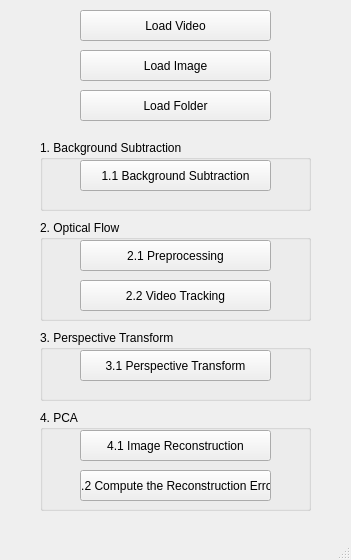
<?xml version="1.0" encoding="UTF-8"?>
<ui version="4.0">
 <class>MainWindow</class>
 <widget class="QMainWindow" name="MainWindow">
  <property name="geometry">
   <rect>
    <x>0</x>
    <y>0</y>
    <width>351</width>
    <height>560</height>
   </rect>
  </property>
  <property name="windowTitle">
   <string>MainWindow</string>
  </property>
  <widget class="QWidget" name="centralwidget">
   <widget class="QPushButton" name="pushButton">
    <property name="geometry">
     <rect>
      <x>80</x>
      <y>10</y>
      <width>191</width>
      <height>31</height>
     </rect>
    </property>
    <property name="text">
     <string>Load Video</string>
    </property>
   </widget>
   <widget class="QPushButton" name="pushButton_2">
    <property name="geometry">
     <rect>
      <x>80</x>
      <y>50</y>
      <width>191</width>
      <height>31</height>
     </rect>
    </property>
    <property name="text">
     <string>Load Image</string>
    </property>
   </widget>
   <widget class="QPushButton" name="pushButton_3">
    <property name="geometry">
     <rect>
      <x>80</x>
      <y>90</y>
      <width>191</width>
      <height>31</height>
     </rect>
    </property>
    <property name="text">
     <string>Load Folder</string>
    </property>
   </widget>
   <widget class="QGroupBox" name="groupBox">
    <property name="geometry">
     <rect>
      <x>40</x>
      <y>140</y>
      <width>271</width>
      <height>71</height>
     </rect>
    </property>
    <property name="title">
     <string>1. Background Subtraction</string>
    </property>
    <widget class="QPushButton" name="pushButton_4">
     <property name="geometry">
      <rect>
       <x>40</x>
       <y>20</y>
       <width>191</width>
       <height>31</height>
      </rect>
     </property>
     <property name="text">
      <string>1.1 Background Subtraction</string>
     </property>
    </widget>
   </widget>
   <widget class="QGroupBox" name="groupBox_2">
    <property name="geometry">
     <rect>
      <x>40</x>
      <y>220</y>
      <width>271</width>
      <height>101</height>
     </rect>
    </property>
    <property name="title">
     <string>2. Optical Flow</string>
    </property>
    <widget class="QPushButton" name="pushButton_5">
     <property name="geometry">
      <rect>
       <x>40</x>
       <y>20</y>
       <width>191</width>
       <height>31</height>
      </rect>
     </property>
     <property name="text">
      <string>2.1 Preprocessing</string>
     </property>
    </widget>
    <widget class="QPushButton" name="pushButton_6">
     <property name="geometry">
      <rect>
       <x>40</x>
       <y>60</y>
       <width>191</width>
       <height>31</height>
      </rect>
     </property>
     <property name="text">
      <string>2.2 Video Tracking</string>
     </property>
    </widget>
   </widget>
   <widget class="QGroupBox" name="groupBox_3">
    <property name="geometry">
     <rect>
      <x>40</x>
      <y>330</y>
      <width>271</width>
      <height>71</height>
     </rect>
    </property>
    <property name="title">
     <string>3. Perspective Transform</string>
    </property>
    <widget class="QPushButton" name="pushButton_7">
     <property name="geometry">
      <rect>
       <x>40</x>
       <y>20</y>
       <width>191</width>
       <height>31</height>
      </rect>
     </property>
     <property name="text">
      <string>3.1 Perspective Transform</string>
     </property>
    </widget>
   </widget>
   <widget class="QGroupBox" name="groupBox_4">
    <property name="geometry">
     <rect>
      <x>40</x>
      <y>410</y>
      <width>271</width>
      <height>101</height>
     </rect>
    </property>
    <property name="title">
     <string>4. PCA</string>
    </property>
    <widget class="QPushButton" name="pushButton_8">
     <property name="geometry">
      <rect>
       <x>40</x>
       <y>20</y>
       <width>191</width>
       <height>31</height>
      </rect>
     </property>
     <property name="text">
      <string>4.1 Image Reconstruction</string>
     </property>
    </widget>
    <widget class="QPushButton" name="pushButton_9">
     <property name="geometry">
      <rect>
       <x>40</x>
       <y>60</y>
       <width>191</width>
       <height>31</height>
      </rect>
     </property>
     <property name="text">
      <string>4.2 Compute the Reconstruction Error</string>
     </property>
    </widget>
   </widget>
  </widget>
  <widget class="QMenuBar" name="menubar">
   <property name="geometry">
    <rect>
     <x>0</x>
     <y>0</y>
     <width>351</width>
     <height>21</height>
    </rect>
   </property>
  </widget>
  <widget class="QStatusBar" name="statusbar"/>
 </widget>
 <resources/>
 <connections/>
</ui>
